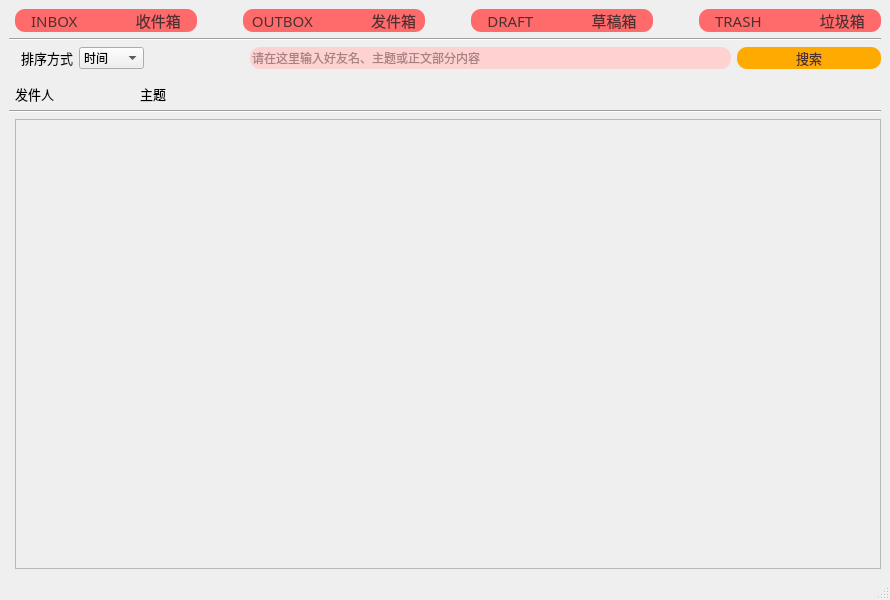
<?xml version="1.0" encoding="UTF-8"?>
<ui version="4.0">
 <class>Recieve</class>
 <widget class="QMainWindow" name="Recieve">
  <property name="geometry">
   <rect>
    <x>0</x>
    <y>0</y>
    <width>890</width>
    <height>600</height>
   </rect>
  </property>
  <property name="windowTitle">
   <string>MainWindow</string>
  </property>
  <widget class="QWidget" name="centralwidget">
   <layout class="QGridLayout" name="gridLayout">
    <item row="6" column="1" colspan="2">
     <widget class="QScrollArea" name="scrollArea">
      <property name="widgetResizable">
       <bool>true</bool>
      </property>
      <widget class="QWidget" name="scrollAreaWidgetContents">
       <property name="geometry">
        <rect>
         <x>0</x>
         <y>0</y>
         <width>859</width>
         <height>379</height>
        </rect>
       </property>
       <widget class="QWidget" name="verticalLayoutWidget">
        <property name="geometry">
         <rect>
          <x>0</x>
          <y>0</y>
          <width>481</width>
          <height>331</height>
         </rect>
        </property>
        <layout class="QVBoxLayout" name="layout1"/>
       </widget>
       <widget class="QWidget" name="verticalLayoutWidget_2">
        <property name="geometry">
         <rect>
          <x>520</x>
          <y>0</y>
          <width>201</width>
          <height>331</height>
         </rect>
        </property>
        <layout class="QVBoxLayout" name="layoutOpen1"/>
       </widget>
      </widget>
     </widget>
    </item>
    <item row="1" column="0" colspan="3">
     <widget class="Line" name="line">
      <property name="orientation">
       <enum>Qt::Horizontal</enum>
      </property>
     </widget>
    </item>
    <item row="5" column="0" colspan="3">
     <widget class="Line" name="line_4">
      <property name="orientation">
       <enum>Qt::Horizontal</enum>
      </property>
     </widget>
    </item>
    <item row="3" column="0">
     <widget class="Line" name="line_2">
      <property name="orientation">
       <enum>Qt::Horizontal</enum>
      </property>
     </widget>
    </item>
    <item row="4" column="1" colspan="2">
     <layout class="QHBoxLayout" name="horizontalLayout_4">
      <item>
       <widget class="QLabel" name="label_3">
        <property name="font">
         <font>
          <family>Adobe 黑体 Std R</family>
          <pointsize>10</pointsize>
         </font>
        </property>
        <property name="text">
         <string>发件人</string>
        </property>
       </widget>
      </item>
      <item>
       <spacer name="horizontalSpacer_8">
        <property name="orientation">
         <enum>Qt::Horizontal</enum>
        </property>
        <property name="sizeType">
         <enum>QSizePolicy::Fixed</enum>
        </property>
        <property name="sizeHint" stdset="0">
         <size>
          <width>80</width>
          <height>0</height>
         </size>
        </property>
       </spacer>
      </item>
      <item>
       <widget class="QLabel" name="label_4">
        <property name="font">
         <font>
          <family>Adobe 黑体 Std R</family>
          <pointsize>10</pointsize>
         </font>
        </property>
        <property name="text">
         <string>主题</string>
        </property>
       </widget>
      </item>
      <item>
       <spacer name="horizontalSpacer_7">
        <property name="orientation">
         <enum>Qt::Horizontal</enum>
        </property>
        <property name="sizeHint" stdset="0">
         <size>
          <width>40</width>
          <height>20</height>
         </size>
        </property>
       </spacer>
      </item>
     </layout>
    </item>
    <item row="2" column="2">
     <layout class="QHBoxLayout" name="horizontalLayout">
      <item>
       <widget class="QLabel" name="label">
        <property name="font">
         <font>
          <family>Adobe 黑体 Std R</family>
          <pointsize>10</pointsize>
         </font>
        </property>
        <property name="text">
         <string>排序方式</string>
        </property>
       </widget>
      </item>
      <item>
       <widget class="QComboBox" name="comboBox">
        <item>
         <property name="text">
          <string>时间</string>
         </property>
        </item>
        <item>
         <property name="text">
          <string>好友名</string>
         </property>
        </item>
        <item>
         <property name="text">
          <string>主题名</string>
         </property>
        </item>
       </widget>
      </item>
      <item>
       <spacer name="horizontalSpacer">
        <property name="orientation">
         <enum>Qt::Horizontal</enum>
        </property>
        <property name="sizeHint" stdset="0">
         <size>
          <width>100</width>
          <height>20</height>
         </size>
        </property>
       </spacer>
      </item>
      <item>
       <widget class="QLineEdit" name="lineEdit">
        <property name="sizePolicy">
         <sizepolicy hsizetype="Expanding" vsizetype="Minimum">
          <horstretch>10</horstretch>
          <verstretch>0</verstretch>
         </sizepolicy>
        </property>
        <property name="font">
         <font>
          <family>Adobe 黑体 Std R</family>
         </font>
        </property>
        <property name="styleSheet">
         <string notr="true">QLineEdit
{
	background-color: rgb(255, 210, 210);
	border-radius : 10px;
	color: rgb(79, 48, 48);
}</string>
        </property>
        <property name="text">
         <string/>
        </property>
        <property name="placeholderText">
         <string>请在这里输入好友名、主题或正文部分内容</string>
        </property>
       </widget>
      </item>
      <item>
       <widget class="QPushButton" name="pushButton_3">
        <property name="sizePolicy">
         <sizepolicy hsizetype="Minimum" vsizetype="Minimum">
          <horstretch>3</horstretch>
          <verstretch>0</verstretch>
         </sizepolicy>
        </property>
        <property name="font">
         <font>
          <family>Adobe 黑体 Std R</family>
          <pointsize>10</pointsize>
         </font>
        </property>
        <property name="styleSheet">
         <string notr="true">QPushButton
{
	background-color: rgb(255, 170, 0);
	border-radius : 10px;
	color: rgb(79, 48, 48);
}
QPushButton:pressed
{
	background-color:rgb(255, 84, 84);
}</string>
        </property>
        <property name="text">
         <string>搜索</string>
        </property>
       </widget>
      </item>
     </layout>
    </item>
    <item row="0" column="1" colspan="2">
     <layout class="QHBoxLayout" name="horizontalLayout_3">
      <item>
       <widget class="QPushButton" name="inbox">
        <property name="sizePolicy">
         <sizepolicy hsizetype="Minimum" vsizetype="Minimum">
          <horstretch>5</horstretch>
          <verstretch>0</verstretch>
         </sizepolicy>
        </property>
        <property name="font">
         <font>
          <family>Adobe 黑体 Std R</family>
          <pointsize>11</pointsize>
         </font>
        </property>
        <property name="styleSheet">
         <string notr="true">QPushButton
{
	background-color: rgb(255, 106, 106);
	border-radius : 10px;
	color: rgb(79, 48, 48);
	
	
	image: url(:/new/prefix/resource/get.png);
}</string>
        </property>
        <property name="text">
         <string>INBOX               收件箱</string>
        </property>
       </widget>
      </item>
      <item>
       <spacer name="horizontalSpacer_4">
        <property name="orientation">
         <enum>Qt::Horizontal</enum>
        </property>
        <property name="sizeHint" stdset="0">
         <size>
          <width>40</width>
          <height>20</height>
         </size>
        </property>
       </spacer>
      </item>
      <item>
       <widget class="QPushButton" name="outbox">
        <property name="sizePolicy">
         <sizepolicy hsizetype="Minimum" vsizetype="Minimum">
          <horstretch>5</horstretch>
          <verstretch>0</verstretch>
         </sizepolicy>
        </property>
        <property name="font">
         <font>
          <family>Adobe 黑体 Std R</family>
          <pointsize>11</pointsize>
         </font>
        </property>
        <property name="styleSheet">
         <string notr="true">QPushButton
{
	background-color: rgb(255, 106, 106);
	border-radius : 10px;
	color: rgb(79, 48, 48);
	
	
	
	image: url(:/new/prefix/resource/already.png);
}</string>
        </property>
        <property name="text">
         <string>OUTBOX               发件箱</string>
        </property>
       </widget>
      </item>
      <item>
       <spacer name="horizontalSpacer_5">
        <property name="orientation">
         <enum>Qt::Horizontal</enum>
        </property>
        <property name="sizeHint" stdset="0">
         <size>
          <width>40</width>
          <height>20</height>
         </size>
        </property>
       </spacer>
      </item>
      <item>
       <widget class="QPushButton" name="draft">
        <property name="sizePolicy">
         <sizepolicy hsizetype="Minimum" vsizetype="Minimum">
          <horstretch>5</horstretch>
          <verstretch>0</verstretch>
         </sizepolicy>
        </property>
        <property name="font">
         <font>
          <family>Adobe 黑体 Std R</family>
          <pointsize>11</pointsize>
         </font>
        </property>
        <property name="styleSheet">
         <string notr="true">QPushButton
{
	background-color: rgb(255, 106, 106);
	border-radius : 10px;
	color: rgb(79, 48, 48);
	image: url(:/new/prefix/resource/draft.png);
}</string>
        </property>
        <property name="text">
         <string>DRAFT               草稿箱</string>
        </property>
       </widget>
      </item>
      <item>
       <spacer name="horizontalSpacer_6">
        <property name="orientation">
         <enum>Qt::Horizontal</enum>
        </property>
        <property name="sizeHint" stdset="0">
         <size>
          <width>40</width>
          <height>20</height>
         </size>
        </property>
       </spacer>
      </item>
      <item>
       <widget class="QPushButton" name="trash">
        <property name="sizePolicy">
         <sizepolicy hsizetype="Minimum" vsizetype="Minimum">
          <horstretch>5</horstretch>
          <verstretch>0</verstretch>
         </sizepolicy>
        </property>
        <property name="font">
         <font>
          <family>Adobe 黑体 Std R</family>
          <pointsize>11</pointsize>
         </font>
        </property>
        <property name="styleSheet">
         <string notr="true">QPushButton
{
	background-color: rgb(255, 106, 106);
	border-radius : 10px;
	color: rgb(79, 48, 48);
	image: url(:/new/prefix/resource/rubbish.png);
}</string>
        </property>
        <property name="text">
         <string>TRASH               垃圾箱</string>
        </property>
       </widget>
      </item>
     </layout>
    </item>
   </layout>
  </widget>
  <widget class="QMenuBar" name="menubar">
   <property name="geometry">
    <rect>
     <x>0</x>
     <y>0</y>
     <width>890</width>
     <height>28</height>
    </rect>
   </property>
  </widget>
  <widget class="QStatusBar" name="statusbar"/>
 </widget>
 <resources/>
 <connections/>
</ui>
